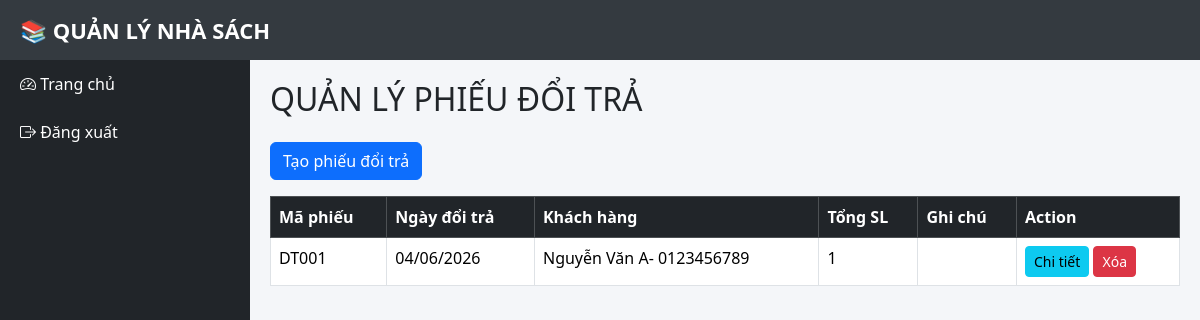
Page /doitra/index.php on the committed database.
### tables this page shows
CREATE TABLE `phieudoitra` (
  `MaPhieuDoiTra` varchar(20) NOT NULL,
  `NgayDoiTra` datetime DEFAULT NULL,
  `MaKH` varchar(20) DEFAULT NULL,
  `TongSoLuong` int(11) DEFAULT NULL,
  `GhiChu` varchar(255) DEFAULT NULL
);

CREATE TABLE `khachhang` (
  `MaKH` varchar(20) NOT NULL,
  `TenKH` varchar(100) DEFAULT NULL,
  `NamSinh` datetime DEFAULT NULL,
  `SDT` varchar(20) DEFAULT NULL,
  `Email` varchar(100) DEFAULT NULL,
  `DiaChi` varchar(255) DEFAULT NULL,
  `TienNo` int(11) DEFAULT NULL
);

### doitra/index.php (the view, shortened to what this page needs)
<?php
include("../layout/header.php");
include("../layout/sidebar.php");
$sql = "
SELECT
    PHIEUDOITRA.*,
    KHACHHANG.TenKH,
    KHACHHANG.SDT
FROM PHIEUDOITRA
JOIN KHACHHANG
ON PHIEUDOITRA.MaKH = KHACHHANG.MaKH
ORDER BY PHIEUDOITRA.NgayDoiTra DESC
";
$result = mysqli_query($conn, $sql);
?>
<div class="content">
<h2 class="mb-4">
    QUẢN LÝ PHIẾU ĐỔI TRẢ
</h2>
<a href="them.php"
class="btn btn-primary mb-3">
    Tạo phiếu đổi trả
</a>
<table class="table table-bordered table-hover">
<tr class="table-dark">
<th>Mã phiếu</th>
<th>Ngày đổi trả</th>
<th>Khách hàng</th>
<th>Tổng SL</th>
<th>Ghi chú</th>
<th>Action</th>
</tr>
<?php while($row = mysqli_fetch_assoc($result)){ ?>
<tr>
<td><?= $row['MaPhieuDoiTra'] ?></td>
<td><?= date("d/m/Y", strtotime($row['NgayDoiTra'])) ?></td>
<td>
<?= $row['TenKH'] ?>
- <?= $row['SDT'] ?>
</td>
<td><?= $row['TongSoLuong'] ?></td>
<td><?= $row['GhiChu'] ?></td>
<td>
<a href="chitiet.php?id=<?= $row['MaPhieuDoiTra'] ?>"
class="btn btn-info btn-sm">
Chi tiết
</a>
<a href="xoa.php?id=<?= $row['MaPhieuDoiTra'] ?>"
class="btn btn-danger btn-sm"
onclick="return confirm('Xóa phiếu đổi trả?')">
Xóa
</a>
</td>
</tr>
<?php } ?>
</table>
</div>
<?php
include("../layout/footer.php");
?>

### layout/header.php (style rules this page uses)
body { margin:0; background:#f4f6f9; }
.content { margin-left:250px; margin-top:60px; padding:20px; }

### rows in the picture
phieudoitra: MaPhieuDoiTra "DT001", NgayDoiTra "04/06/2026", MaKH.TenKH "Nguyễn Văn A", MaKH.SDT "0123456789", TongSoLuong "1"
